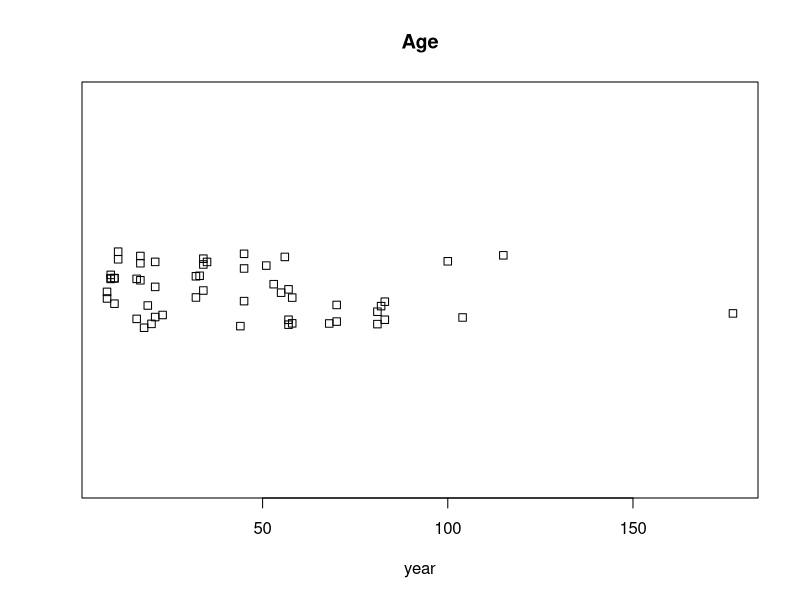
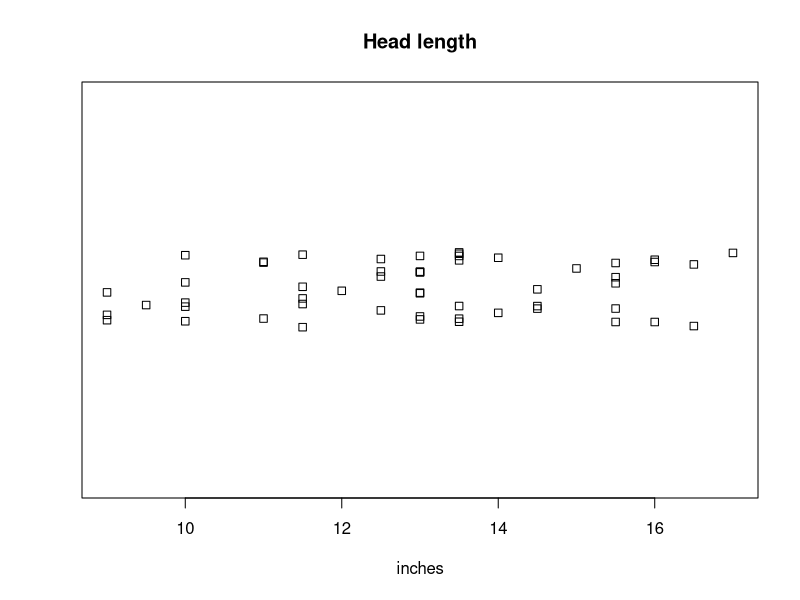
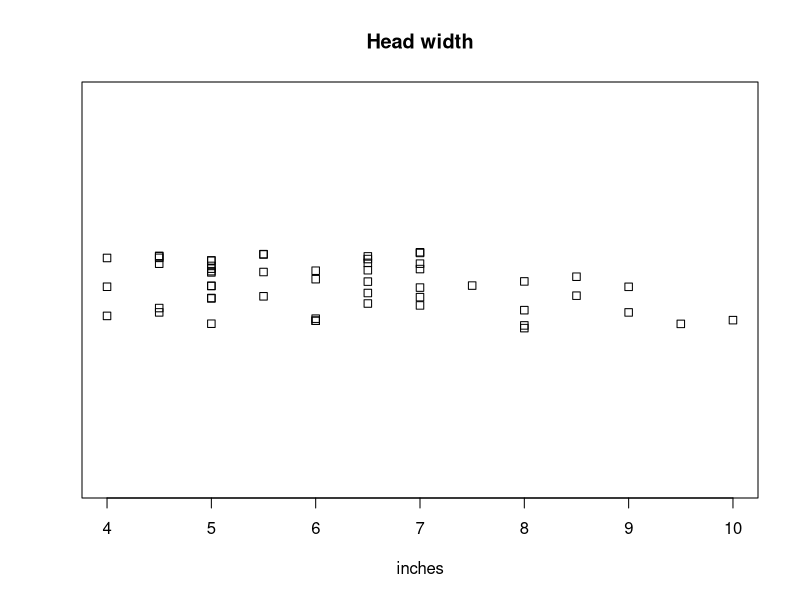
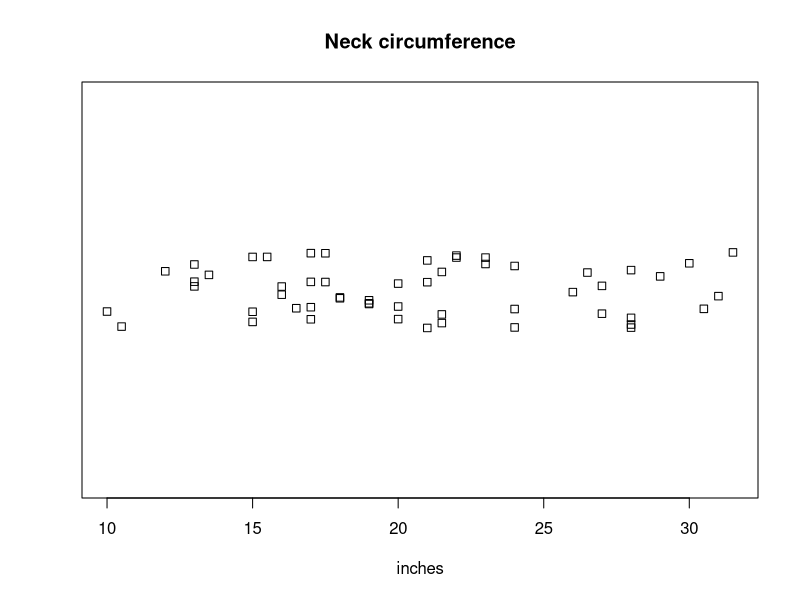
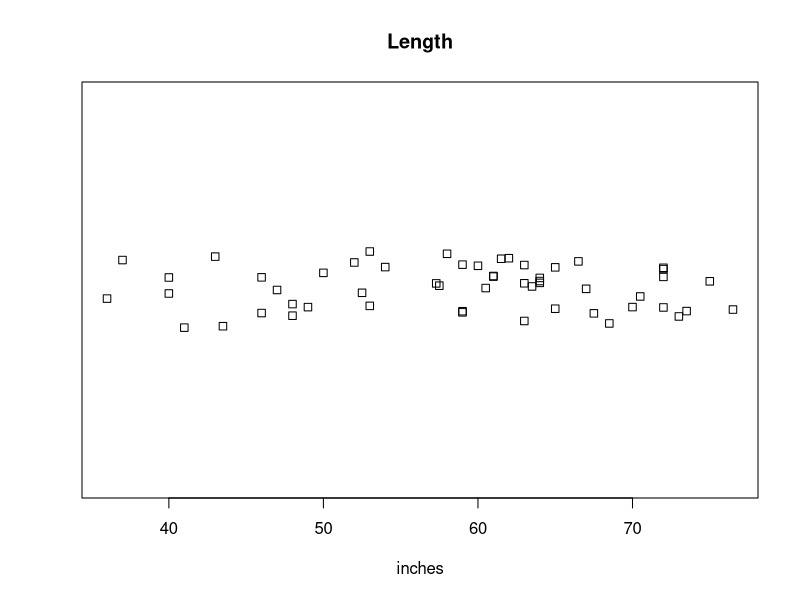
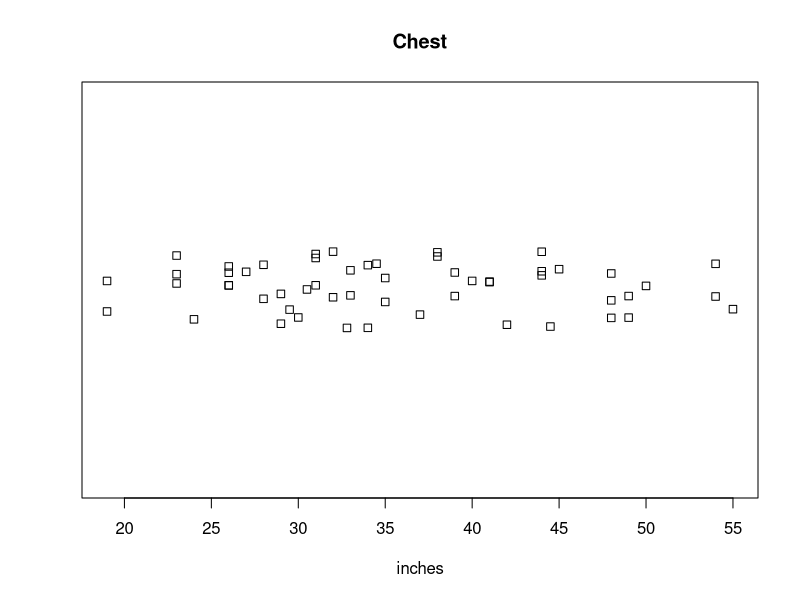
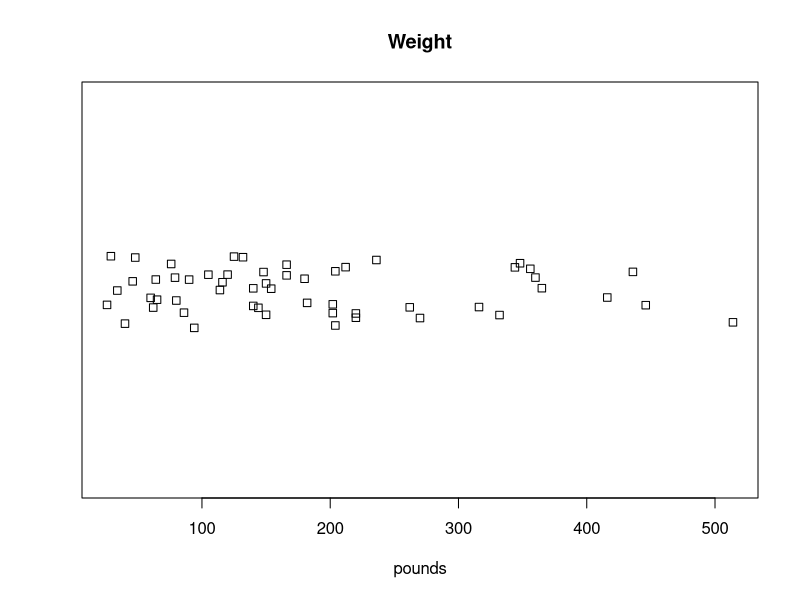
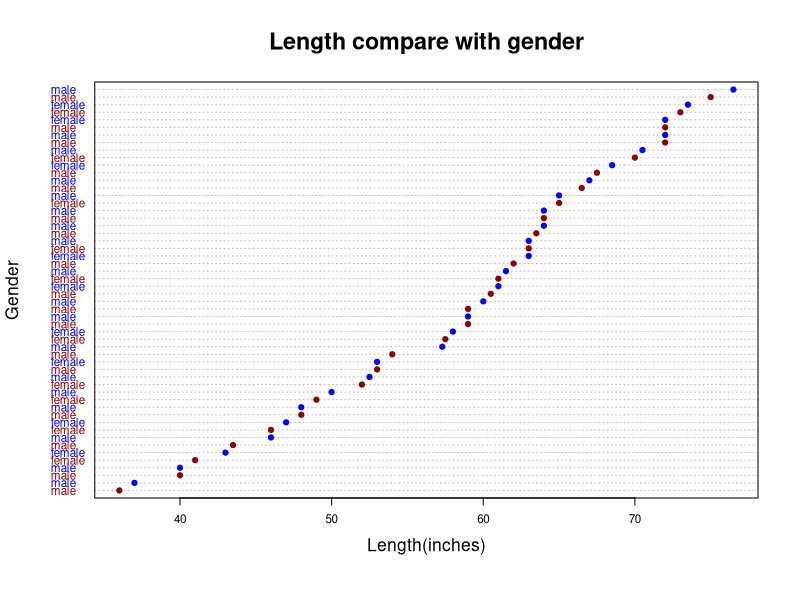

Reproduce these figures in R, in order.

bear <- read.csv('bears.csv')


## Create a strip chart for each possible numeric variable 
## (there should be 7). Use jitter. Include the R code above 
## each graph in a Word Document.
stripchart(bear$age, method = 'jitter', main = 'Age', xlab = 'year',cex = 1.0)
stripchart(bear$headlength, method = 'jitter', main = 'Head length', xlab = 'inches',cex = 1.0)
stripchart(bear$headwidth, method = 'jitter', main = 'Head width', xlab = 'inches',cex = 1.0)
stripchart(bear$neckcircum, method = 'jitter', main = 'Neck circumference', xlab = 'inches',cex = 1.0)
stripchart(bear$length, method = 'jitter', main = 'Length', xlab = 'inches',cex = 1.0)
stripchart(bear$chest, method = 'jitter', main = 'Chest', xlab = 'inches',cex = 1.0)
stripchart(bear$weight, method = 'jitter', main = 'Weight', xlab = 'pounds',cex = 1.0)


## In the same Word Document, create a sorted dot chart of the following 
## (3 graphs) using gender as the row label. Include the R code 
## above each graph:

#### the length
length_order <- bear[order(bear$length),]

dotchart(length_order$length, labels = bear$gender, cex = 0.7, main = 
           'Length compare with gender', xlab = 'Length(inches)', 
         ylab = 'Gender', cex.main = 2, cex.lab = 1.5, pch = 19, 
         col = c('darkred', 'blue'))

#### the chest
chest_order <- bear[order(bear$chest),]
dotchart(chest_order$chest, labels = bear$gender, cex = 0.7, main = 
           'Chest compare with gender', xlab = 'Chest(inches)', 
         ylab = 'Gender', cex.main = 2, cex.lab = 1.5, pch = 19, 
         col = c('darkred', 'blue'))

#### the weight
weight_order <- bear[order(bear$weight),]
dotchart(weight_order$weight, labels = bear$gender, cex = 0.7, main = 
           'Weight compare with gender', xlab = 'Weight(pounds)', 
         ylab = 'Gender', cex.main = 2, cex.lab = 1.5, pch = 19, 
         col = c('darkred', 'blue'))


## In the same Word Document, create box plots for each of the 7 numeric
## variables separated by gender. There should be 7 pairs of 
## side-by-side boxplots giving you 14 in total. Include the R code 
## above each graph. Below each graph, thoroughly explain in complete 
## sentences what you observe in each of the box plots. Use summary() 
## to help obtain precise numbers.

par(mfrow = c(1,1))

boxplot(bear$age~gender, data = bear, col = c('deeppink1', 'deepskyblue3'), 
        main = 'Age group by gender', xlab = 'Gender', 
        ylab = 'Age(year)', cex.main = 2, cex.lab = 1.5)

boxplot(bear$headlength~gender, data = bear, col = c('deeppink1', 'deepskyblue3'), 
        main = 'Head length grouop by gender', xlab = 'Gender', 
        ylab = 'Head length(inches)', cex.main = 2, cex.lab = 1.5)

boxplot(bear$headwidth~gender, data = bear, col = c('deeppink1', 'deepskyblue3'), 
        main = 'Head width group by gender', xlab = 'Gender', 
        ylab = 'Head width(inches)', cex.main = 2, cex.lab = 1.5)

boxplot(bear$neckcircum~gender, data = bear, col = c('deeppink1', 'deepskyblue3'), 
        main = 'Neck circumference group by gender', xlab = 'Gender', 
        ylab = 'Neck circumference(inches)', cex.main = 1.8, cex.lab = 1.5)

boxplot(bear$length~gender, data = bear, col = c('deeppink1', 'deepskyblue3'), 
        main = 'Length group by gender', xlab = 'Gender', 
        ylab = 'Length(inches)', cex.main = 2, cex.lab = 1.5)

boxplot(bear$chest~gender, data = bear, col = c('deeppink1', 'deepskyblue3'), 
        main = 'Chest group by gender', xlab = 'Gender', 
        ylab = 'Chest(inches)', cex.main = 2, cex.lab = 1.5)

boxplot(bear$weight~gender, data = bear, col = c('deeppink1', 'deepskyblue3'), 
        main = 'Weight group by gender', xlab = 'Gender', 
        ylab = 'Weight(pounds)', cex.main = 2, cex.lab = 1.5)



bear$color <- ifelse (bear$gender == 'female', 'darkred', 'Blue' )

dotchart(length_order$length, labels = bear$gender, cex = 0.7, main = 
           'Length compare with gender', xlab = 'Length(inches)', 
         ylab = 'Gender', cex.main = 2, cex.lab = 1.5, pch = 19, 
         col = c(bear$color))

dotchart(chest_order$chest, labels = bear$gender, cex = 0.7, main = 
           'Chest compare with gender', xlab = 'Chest(inches)', 
         ylab = 'Gender', cex.main = 2, cex.lab = 1.5, pch = 19, 
         col = c(bear$color))


dotchart(weight_order$weight, labels = bear$gender, cex = 0.7, main = 
           'Weight compare with gender', xlab = 'Weight(pounds)', 
         ylab = 'Gender', cex.main = 2, cex.lab = 1.5, pch = 19, 
         col = c(bear$color))
